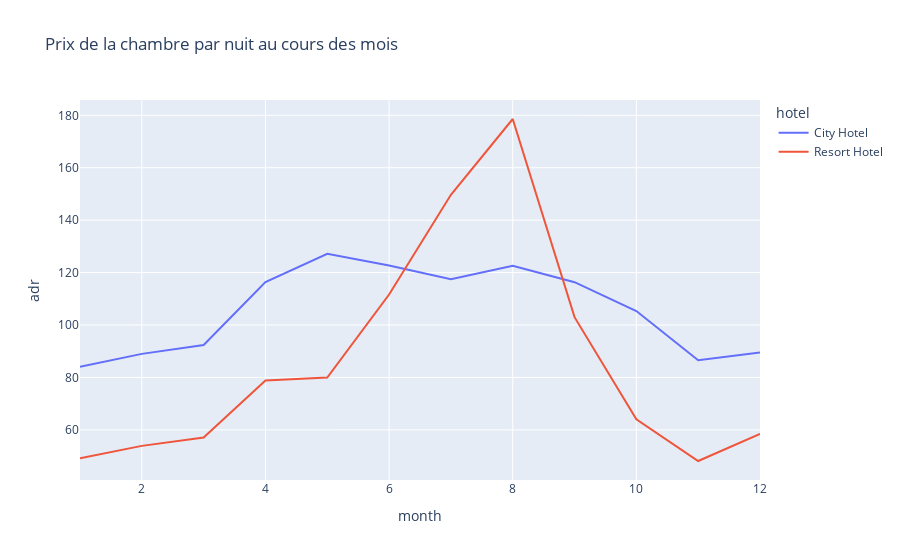

The code cell stored with this chart in its notebook:
### Code cell
#afficher les prix en fonction du type d'hotel et du temps
import plotly.express as px
import pandas as pd


# crée le prix moyen par mois par hotel
df['month'] = df['arrival_date'].dt.strftime('%m')
df['month'] = df['month'].astype(int)
final_prices = df.groupby(['month', 'hotel'])['adr'].mean().reset_index()
final_prices.to_csv('final_prices.csv')
# fais la courbe
fig = px.line(final_prices, x = 'month', y = 'adr', color = 'hotel',
            title = 'Prix de la chambre par nuit au cours des mois')
fig.show()

### Figure 1 — Plotly figure (JSON) as saved in the notebook; plotly's stock layout.template omitted (floating-point values rounded to 4 significant figures)
{"data": [{"hovertemplate": "hotel=City Hotel<br>month=%{x}<br>adr=%{y}<extra></extra>", "legendgroup": "City Hotel", "line": {"color": "#636efa", "dash": "solid"}, "marker": {"symbol": "circle"}, "mode": "lines", "name": "City Hotel", "orientation": "v", "showlegend": true, "type": "scatter", "x": [1, 2, 3, 4, 5, 6, 7, 8, 9, 10, 11, 12], "xaxis": "x", "y": [84.1, 88.99, 92.4, 116.4, 127.2, 122.7, 117.4, 122.6, 116.3, 105.3, 86.56, 89.49], "yaxis": "y"}, {"hovertemplate": "hotel=Resort Hotel<br>month=%{x}<br>adr=%{y}<extra></extra>", "legendgroup": "Resort Hotel", "line": {"color": "#EF553B", "dash": "solid"}, "marker": {"symbol": "circle"}, "mode": "lines", "name": "Resort Hotel", "orientation": "v", "showlegend": true, "type": "scatter", "x": [1, 2, 3, 4, 5, 6, 7, 8, 9, 10, 11, 12], "xaxis": "x", "y": [49.15, 53.89, 57.11, 78.8, 79.94, 111.6, 149.7, 178.6, 103.0, 64.02, 48.12, 58.46], "yaxis": "y"}], "layout": {"legend": {"title": {"text": "hotel"}, "tracegroupgap": 0}, "title": {"text": "Prix de la chambre par nuit au cours des mois"}, "xaxis": {"anchor": "y", "domain": [0, 1], "title": {"text": "month"}}, "yaxis": {"anchor": "x", "domain": [0, 1], "title": {"text": "adr"}}}}
